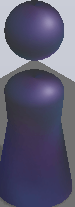
#> input picture chess.png, 75 x 207 px
$ python main.py
#> lines starting #> are read from the running program, lines starting #| are printed output that depends on the picture; after the words box and inside, x2 and y2 are one past the last pixel; in counts of white or black regions, pixels touching at a corner belong together
#!/usr/bin/python
import time
import os
import cv2
import pylab as plt
import numpy as np
import glob


def jump(dst):
    alpha = 1.35
    times = int(1.35*dst)
    x =300 + np.random.randint(0,300)

    os.system("adb shell input swipe %d %d %d %d %d" %(x,x,x,x,times))
    print("dst=%d;times=%d"%(dst,times))
class DataFromFile(object):
    def __init__(self,path):
        self.x = glob.glob(path)
        self.index = 0

    def GetImage(self):
        img = cv2.imread(self.x[self.index])
        self.index+=1
        return img


class Data(object):
    '''
    get image
    '''
    def __init__(self,index = 0):
        self.index = index
    def GetImage(self):
        os.system("adb shell screencap -p /sdcard/autojump.png")
        os.system("adb pull /sdcard/autojump.png debug/IMAGE_%d.png" %self.index)
        img = cv2.imread("debug/IMAGE_%d.png" %self.index)
        self.index+=1
        return img

class ImageProcess(object):
    def __init__(self,chess,low,height):
        self.chess = chess
        self.low = low
        self.height = height

        self.H,self.W,_ = chess.shape

    def GetInfo(self,image):
        # gray = cv2.cvtColor(image,cv2.COLOR_BGR2GRAY)
        edges = cv2.Canny(image,50,150)
        max_loc=self._matchchess(image)
        P1 = (max_loc[0] + self.W//2,max_loc[1] +self.H)
        P2 = self._match(edges,max_loc)
        D = (P1[0]-P2[0])**2+(P1[1]-P2[1])**2
        dst = np.sqrt(D)
        return P1,P2,dst,edges
    def _match(self,edges,max_loc):
        max_d = -1
        x0,y0 = max_loc
        x1,y1 = (max_loc[0] + self.W,max_loc[1]+self.H)
        edges[y0:y1,x0:x1] = 0
        for y in range(self.low,self.height):
            x = np.nonzero(edges[y,:])
            if not np.any(x):
                continue
            d =  np.max(x)-np.min(x)
            print("d = %d" % d)
            if d > max_d:
                max_d = d
                x_mean =  (np.max(x)+np.min(x))//2
                y = y

            else:
                #

                break
        return x_mean,y

    def _matchchess(self,image):
        method = cv2.TM_CCOEFF_NORMED
        res = cv2.matchTemplate(image,self.chess,method)
        _,_,_,max_loc = cv2.minMaxLoc(res)
        return max_loc


def main():
    chess = cv2.imread("chess.png")
#> chess is the input picture: shape (207, 75, 3); mean B, G, R 113.2, 89.2, 91.1
    dat = Data()
    # dat =DataFromFile("debug\\*.png")
    imp = ImageProcess(chess,600,1200)
    cnt = 0
    while True:
        image = dat.GetImage()
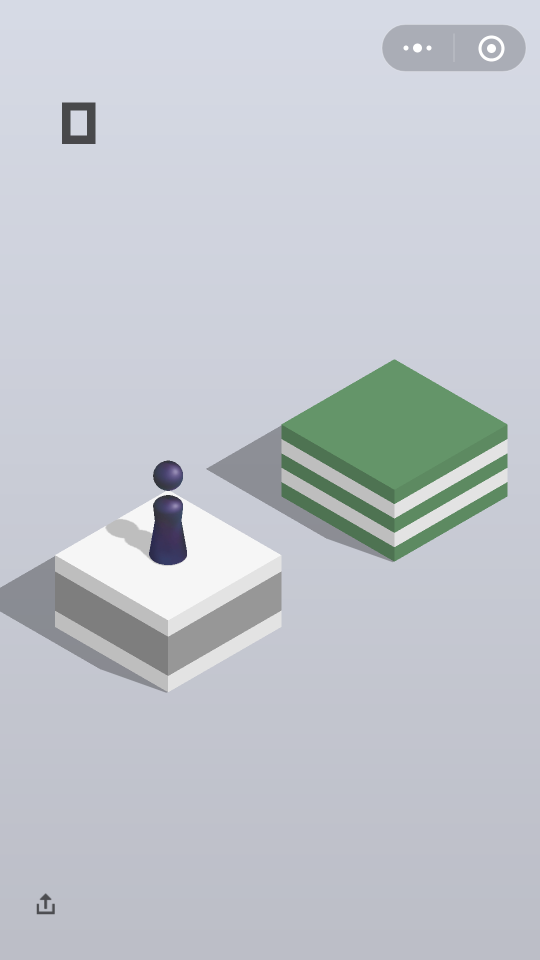
#> input picture debug/IMAGE_0.png, 1080 x 1920 px (shown at 1/2 size)
#> in GetImage, img is the input picture: shape (1920, 1080, 3); mean B, G, R 205.4, 198.4, 193.7
        # plt.imshow(image);plt.show()
        P1,P2,dst,edges = imp.GetInfo(image)
#> in GetInfo, `edges = cv2.Canny(image,50,150)`:
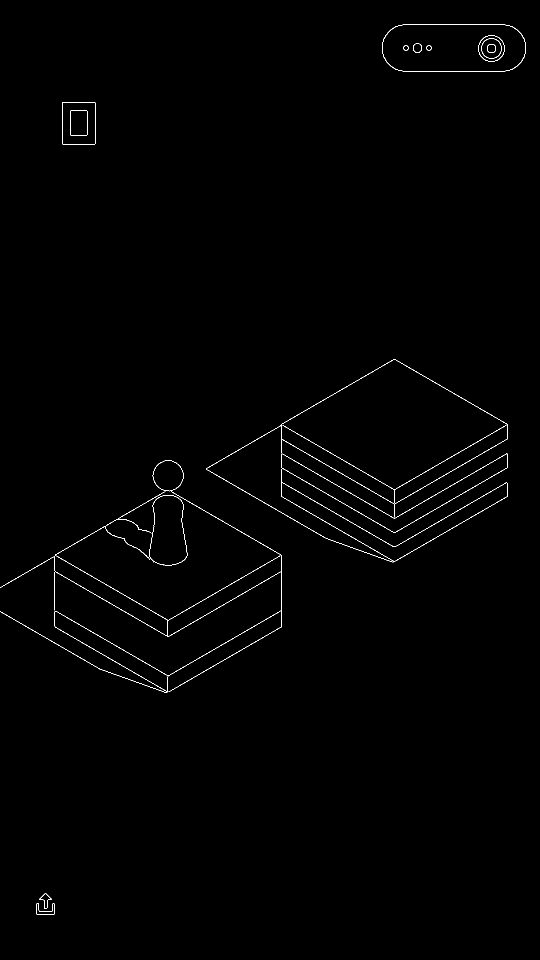
#> edges: shape (1920, 1080) (shown at 1/2 size); 0.52% white in thin lines or dots
#> in _matchchess, `res = cv2.matchTemplate(image,self.chess,method)`:
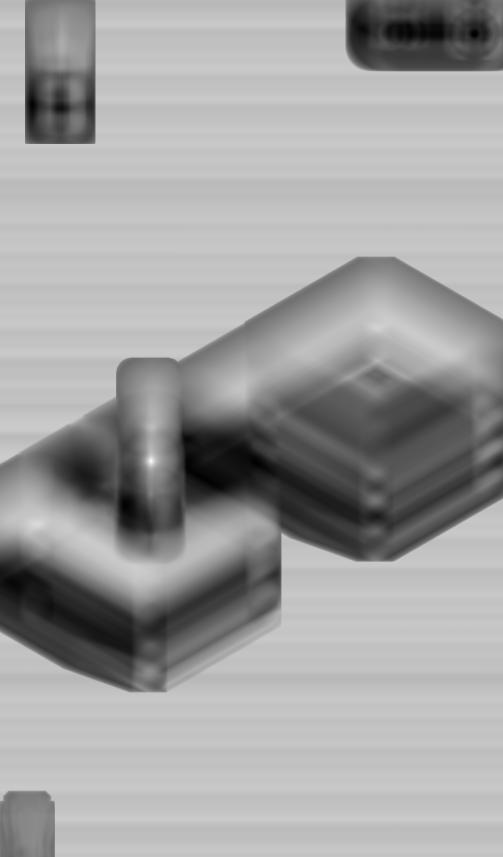
#> res: shape (1714, 1006) float32 (shown at 1/2 size); min -0.567, max 0.78, mean 0.281; drawn with min black and max white
#> in _matchchess, `_,_,_,max_loc = cv2.minMaxLoc(res)`: max_loc = (302, 921)
#> in GetInfo, `P1 = (max_loc[0] + self.W//2,max_loc[1] +self.H)`: P1 = (339, 1128)
#> in _match, `x0,y0 = max_loc`: x0 = 302; y0 = 921
#> in _match, `x1,y1 = (max_loc[0] + self.W,max_loc[1]+self.H)`: x1 = 377; y1 = 1128
#> in _match, `edges[y0:y1,x0:x1] = 0`:
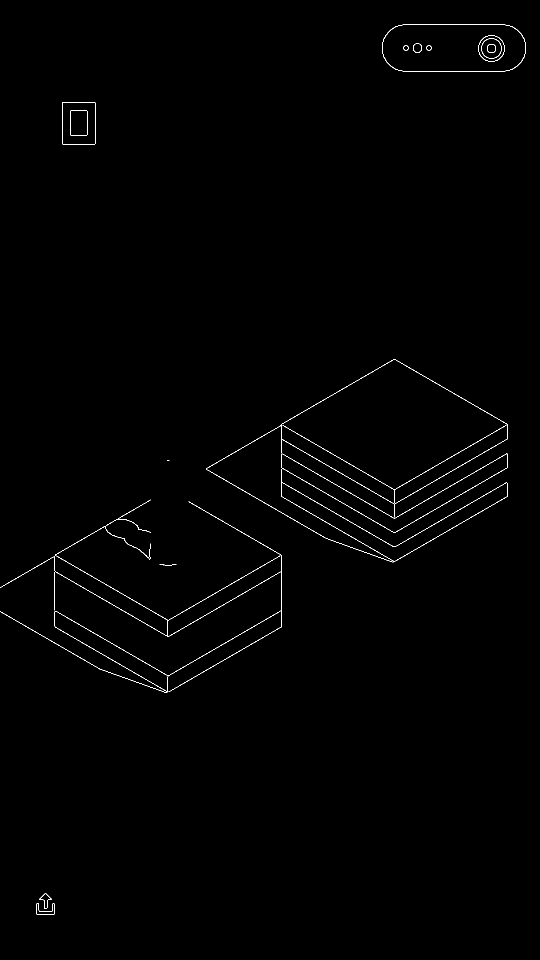
#> edges: shape (1920, 1080) (shown at 1/2 size); 0.49% white in thin lines or dots
#> the loop in _match, `for y in range(self.low,self.height):` made 250 passes
#> (d, max_d, x_mean) on passes 119 to 130: (0, 0, 789), (5, 5, 788), (9, 9, 788), (12, 12, 788), (15, 15, 788), (19, 19, 788), (23, 23, 788), (26, 26, 788), (29, 29, 788), (33, 33, 788), (37, 37, 788), (40, 40, 788)
#> (d, max_d) on pass 158: (137, 137)
#| d = 5
#| d = 9
#| d = 12
#| d = 15
#| d = 19
#| d = 23
#| d = 26
#| d = 29
#> (further printed lines are left out)
#> after the loop in _match, `for y in range(self.low,self.height):`: max_d = 451; x_mean = 788
#> in GetInfo, `P2 = self._match(edges,max_loc)`: P2 = (788, 849)
#> in GetInfo, `D = (P1[0]-P2[0])**2+(P1[1]-P2[1])**2`: D = 279442
#> in GetInfo, `dst = np.sqrt(D)`: dst = 528.6
#> P1 = (339, 1128); P2 = (788, 849); dst = 528.6
        # plt.imshow(edges,cmap = "gray");plt.show()
        cv2.circle(image,P1,5,(255,0,0),4)
#> image: shape (1920, 1080, 3); 0.01% of pixels changed, all inside (x1, y1, x2, y2) = (332, 1121, 347, 1136)
        cv2.circle(image,P2,5,(255,0,0),5)
#> image: shape (1920, 1080, 3); mean B, G, R 205.4, 198.4, 193.7
        cv2.imwrite("detect\\dect_%d.png" % cnt,image)
        cnt+=1

        # plt.imshow(image);plt.show()
        # jump(dst)
        # time.sleep(2)
        if cv2.waitKey(20) >=0:
#> (key Esc is pressed here)
            break


if __name__ == '__main__':
    main()
